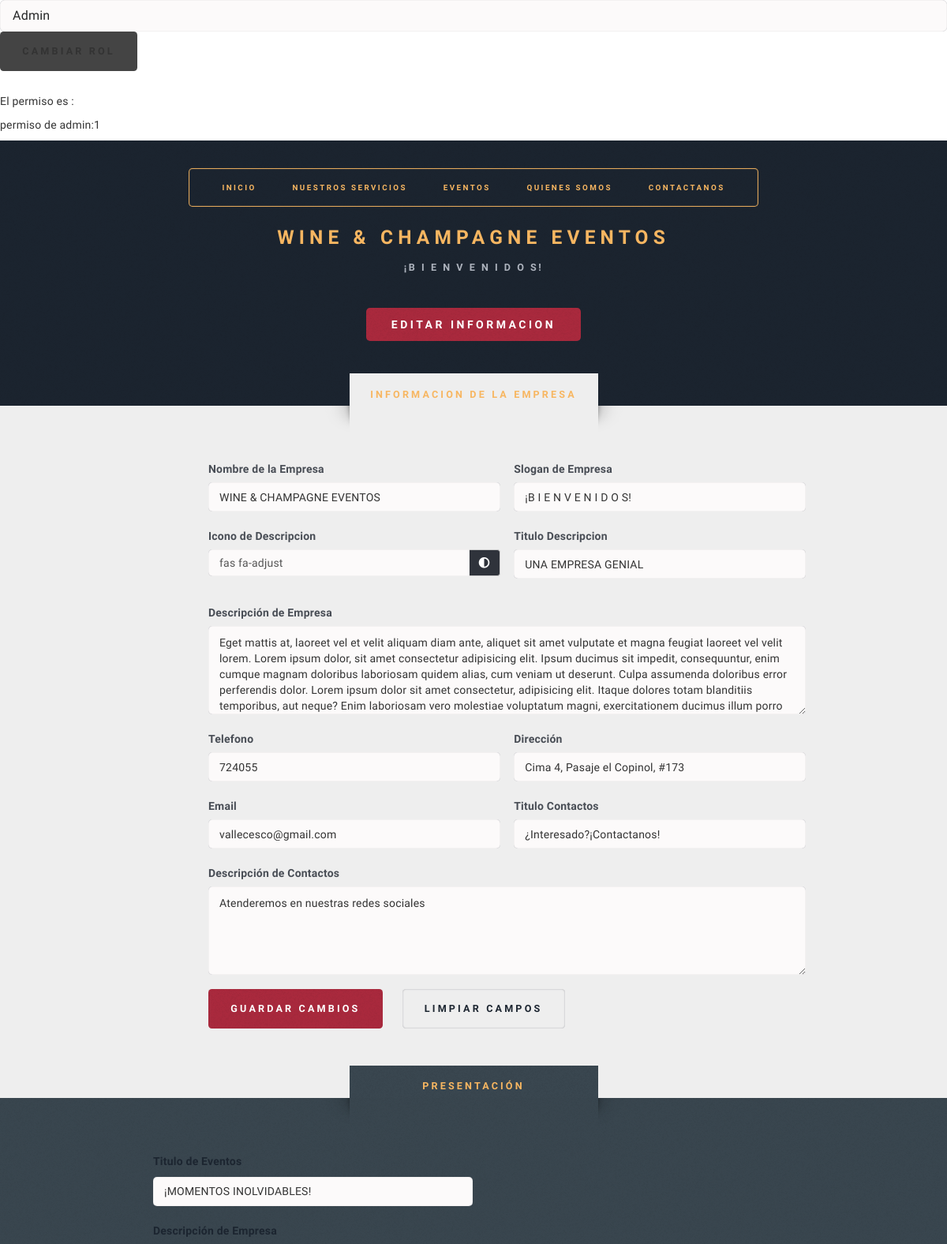
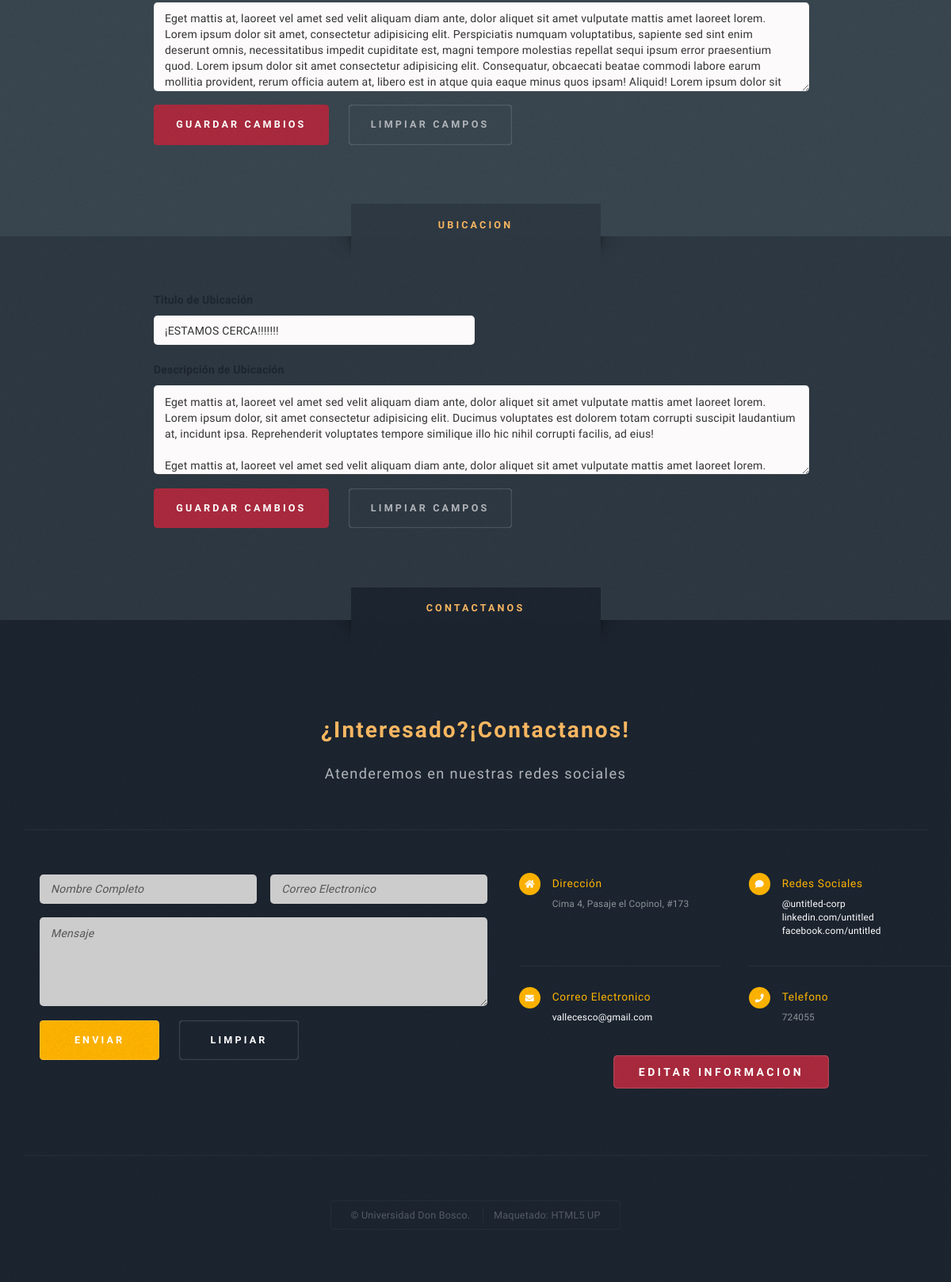
Before: /ActualizarEmpresa.php with the older database file (2 pictures, top to bottom).
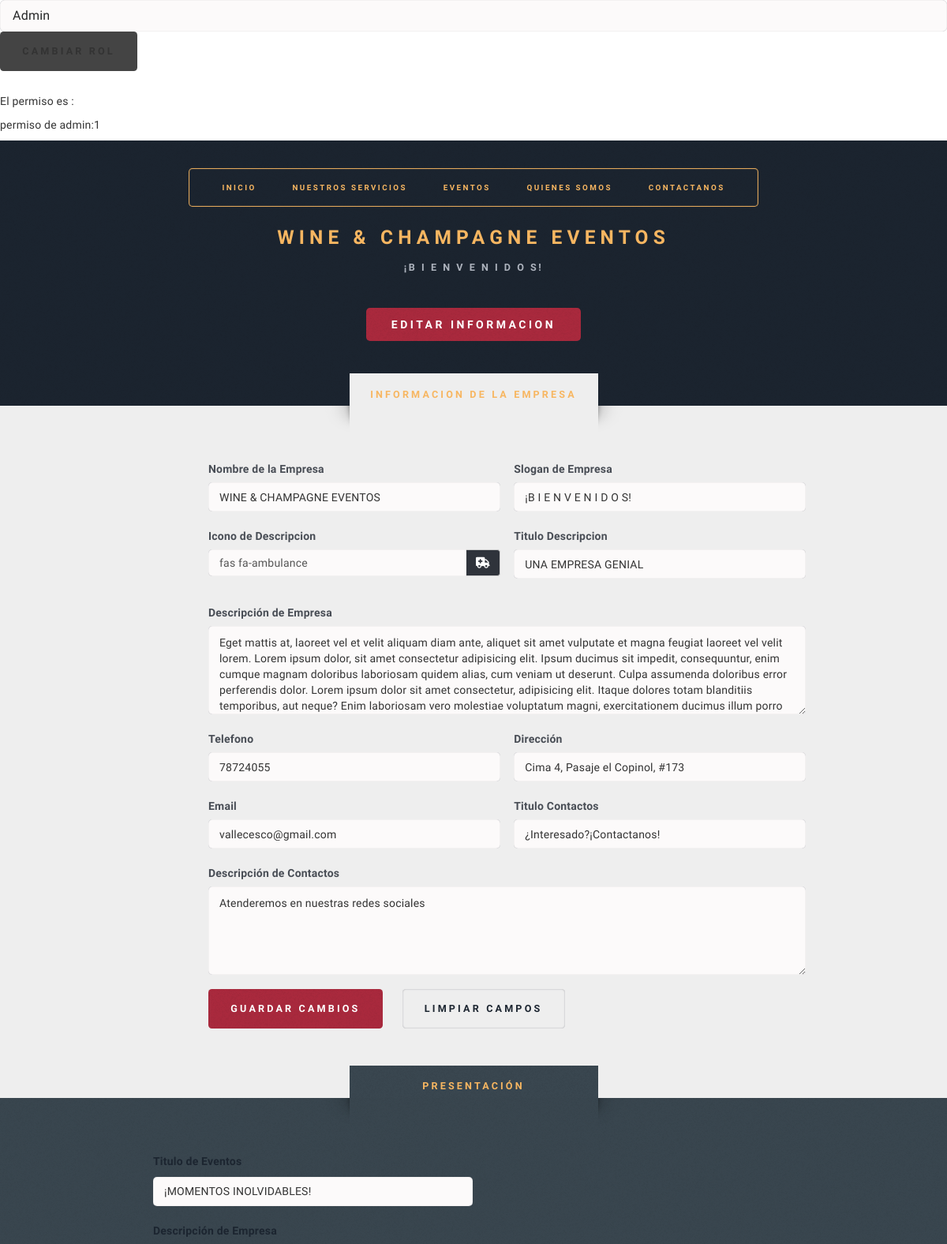
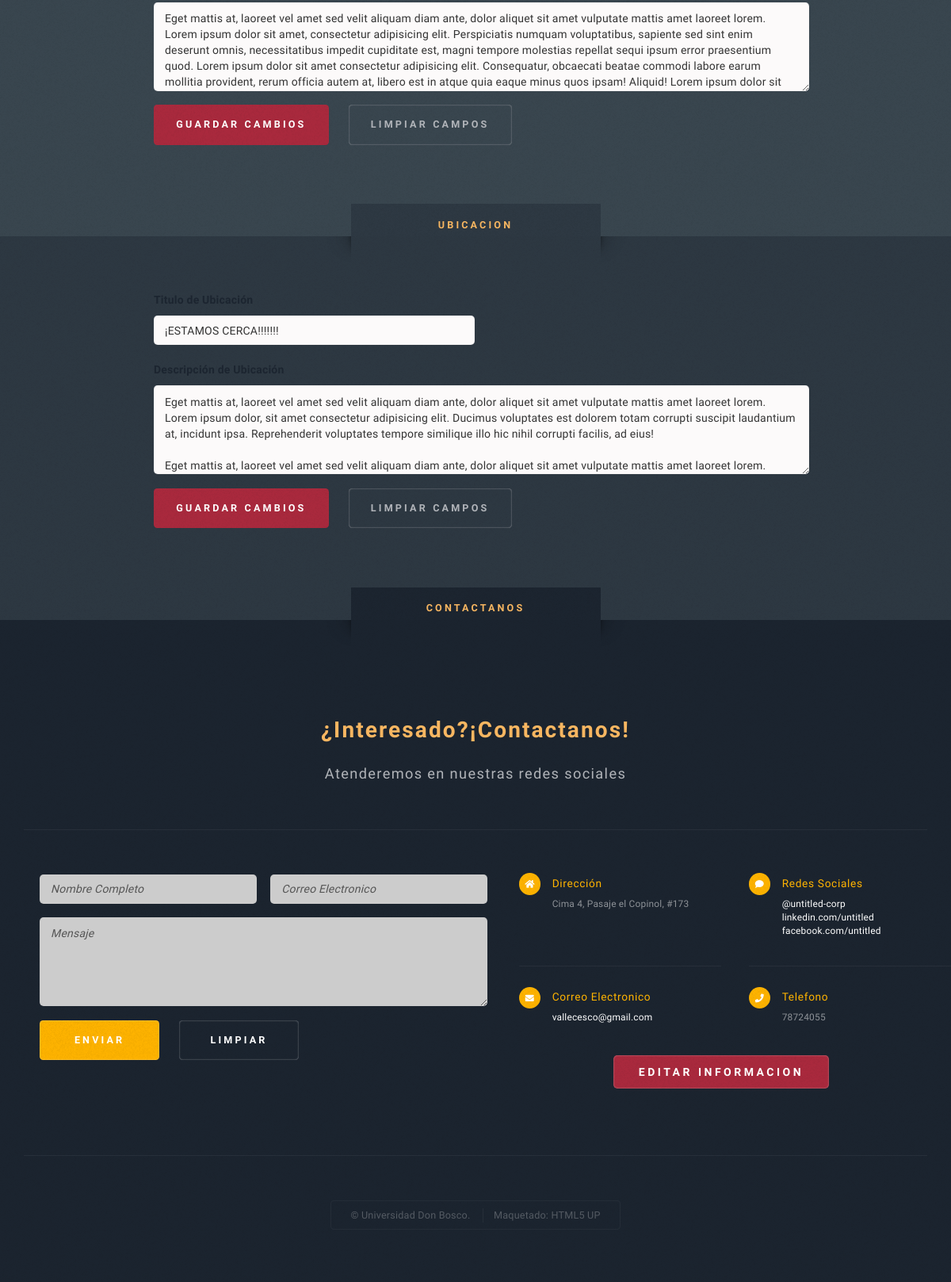
After: the same page with the newer database file (2 pictures, top to bottom).
### tables this page shows
CREATE TABLE `empresa` (
  `idEmpresa` int(11) NOT NULL,
  `Nombre` varchar(45) DEFAULT NULL,
  `TituloDescripcion` varchar(25) NOT NULL,
  `LogoDesc` varchar(150) NOT NULL,
  `Descripcion` text DEFAULT NULL,
  `EventosTitle` varchar(25) NOT NULL,
  `EventosDesc` text NOT NULL,
  `UbicTitle` varchar(25) NOT NULL,
  `UbicDesc` text NOT NULL,
  `ContactTitle` varchar(25) NOT NULL,
  `ContactDesc` text NOT NULL,
  `Slogan` varchar(100) DEFAULT NULL,
  `Telefono` varchar(8) DEFAULT NULL,
  `Direccion` varchar(100) DEFAULT NULL,
  `Email` varchar(45) DEFAULT NULL,
  `Logo_Url` longtext DEFAULT NULL
);

### class/empresa.class.php (the view, shortened to what the rows shown need)
<?php
class empresa{
    private $nombre;
    private $titulodesc;
    private $logodesc;
    private $descripcion;
    private $eventostitle;
    private $eventosdesc;
    private $ubictitle;
    private $ubicdesc;
    private $contacttitle;
    private $contactdesc;
    private $slogan;
    private $telefono;
    private $direccion;
    private $email;
    function __construct($id,$nombre,$titulodesc,$logodesc,$descripcion,$eventostitle,$eventosdesc,$ubictitle,$ubicdesc,$contacttitle,$contactdesc,$slogan,$telefono,$direccion,$email,$logURL) {
        $this->nombre=$nombre;
        $this->titulodesc=$titulodesc;
        $this->logodesc=$logodesc;
        $this->descripcion=$descripcion;
        $this->eventostitle=$eventostitle;
        $this->eventosdesc=$eventosdesc;
        $this->ubictitle=$ubictitle;
        $this->ubicdesc=$ubicdesc;
        $this->contacttitle=$contacttitle;
        $this->contactdesc=$contactdesc;
        $this->slogan=$slogan;
        $this->telefono=$telefono;
        $this->direccion=$direccion;
        $this->email=$email;
    }
    public function ShowNombre(){
        echo $this->nombre;
    }
    public function Showtitulodesc(){
        echo $this->titulodesc;
    }
    public function Showlogodesc(){
        echo $this->logodesc;
    }
    public function ShowDescripcion(){
        echo $this->descripcion;
    }
    public function Showeventostitle(){
        echo $this->eventostitle;
    }
    public function Showeventosdesc(){
        echo $this->eventosdesc;
    }
    public function Showubictitle(){
        echo $this->ubictitle;
    }
    public function Showubicdesc(){
        echo $this->ubicdesc;
    }
    public function Showcontacttitle(){
        echo $this->contacttitle;
    }
    public function Showcontactdesc(){
        echo $this->contactdesc;
    }
    public function ShowSlogan(){
        echo $this->slogan;
    }
    public function ShowTelefono(){
        echo $this->telefono;
    }
    public function ShowDireccion(){
        echo $this->direccion;
    }
    public function ShowEmail(){
        echo $this->email;
    }
}
?>

### ActualizarEmpresa.php (shortened to what the rows shown need)
<!DOCTYPE HTML>
<html>
<head>
    <link rel="stylesheet" href="assets/css/main.css" />
    <link rel="stylesheet" href="assets/css/main.css?<?php echo time() . ".0"; ?>" />
    <link href="//netdna.bootstrapcdn.com/bootstrap/3.3.7/css/bootstrap.min.css" rel="stylesheet">
    <link href="https://use.fontawesome.com/releases/v5.0.8/css/all.css" rel="stylesheet">
    <link href="dist/css/fontawesome-iconpicker.min.css?<?php echo time() . ".0"; ?>" rel="stylesheet">
</head>
<body class="no-sidebar is-preload">
    <?php
    function includeWithVariables($filePath, $variables = array(), $print = true)
    {
        $output = NULL;
        if (file_exists($filePath)) {
            $output = ob_get_clean();
        }
        if ($print) {
            print $output;
        }
        return $output;
    }
    require 'class/empresa.class.php';
    $Base = new mysqli('localhost', 'root', '', 'mydb', 3307);
    $Base->set_charset("utf8");
    $Peticion = 'SELECT * FROM `empresa`';
    $Retorno = $Base->query($Peticion);
    $fila = $Retorno->fetch_assoc();
    $empresa = new empresa(
        $fila['idEmpresa'],
        $fila['Nombre'],
        $fila['TituloDescripcion'],
        $fila['LogoDesc'],
        $fila['Descripcion'],
        $fila['EventosTitle'],
        $fila['EventosDesc'],
        $fila['UbicTitle'],
        $fila['UbicDesc'],
        $fila['ContactTitle'],
        $fila['ContactDesc'],
        $fila['Slogan'],
        $fila['Telefono'],
        $fila['Direccion'],
        $fila['Email'],
        $fila['Logo_Url']
    );
    ?>
    <div id="page-wrapper">
        <div id="main" class="wrapper style2">
            <div class="container">
                <div id="content">
                    <article class="box post">
                        <div class="feature-list">
                            <div class="row">
                                <div class="col-xs-12">
                                    <section>
                                        <form class="empresa" id="Updtempresasgen" name="Updtempresasgen" method="post" action="<?php echo $_SERVER['PHP_SELF'] ?>">
                                            <div class="row gtr-50">
                                                <div class="col-xs-12 col-md-6">
                                                    <label for="nombreEmp">Nombre de la Empresa</label>
                                                    <input class="empresa" value="<?php $empresa->ShowNombre() ?>" type="text" name="nombreEmp" id="nombreEmp" maxlength="45" placeholder="Ingrese el Nombre de la Empresa" onchange="cancel = true;" />
                                                </div>
                                                <div class="col-xs-12 col-md-6">
                                                    <label for="sloganEmp">Slogan de Empresa</label>
                                                    <input class="empresa" type="text" value="<?php $empresa->ShowSlogan() ?>" name="sloganEmp" id="sloganEmp" maxlength="100" placeholder="Ingrese el slogan de la Empresa" onchange="cancel = true;" />
                                                </div>
                                                <div class="col-md-6 col-xs-12">
                                                    <div class="row">
                                                        <div class="col-xs-12">
                                                            <div class=" form-group">
                                                                <div class="input-group">
                                                                    <input type="text" id="DescIcon" value="<?php $empresa->Showlogodesc() ?>" name="DescIcon" data-placement="bottomRight" class="form-control icp icp-auto" value="fas fa-archive" readonly style="cursor:default;" />
                                                                    <span class="input-group-addon" style="cursor:pointer;"></span>
                                                                </div>
                                                            </div>
                                                        </div>
                                                    </div>
                                                </div>
                                                <div class="col-xs-12 col-md-6">
                                                    <label for="DescTitle">Titulo Descripcion</label>
                                                    <input class="empresa" type="text" value="<?php $empresa->Showtitulodesc() ?>" name="DescTitle" id="DescTitle" maxlength="25" placeholder="Ingrese el Titulo de la Descripcion" onchange="cancel = true;" />
                                                </div>
                                                <div class="col-xs-12">
                                                    <label for="DescEmp">Descripción de Empresa</label>
                                                    <textarea class="empresa" name="DescEmp" id="DescEmp" placeholder="Ingrese la historia de la empresa" rows="4" onchange="cancel = true;"><?php $empresa->ShowDescripcion() ?></textarea>
                                                </div>
                                                <div class="col-xs-12 col-md-6">
                                                    <label for="telefono">Telefono</label>
                                                    <input class="empresa" value="<?php $empresa->ShowTelefono() ?>" type="text" name="telefono" id="nombreEmp" maxlength="6" placeholder="Ingrese el Número telefonico" onchange="cancel = true;" />
                                                </div>
                                                <div class="col-xs-12 col-md-6">
                                                    <label for="direccion">Dirección</label>
                                                    <input class="empresa" type="text" value="<?php $empresa->ShowDireccion() ?>" name="direccion" id="direccion" maxlength="100" placeholder="Ingrese el slogan de la Empresa" onchange="cancel = true;" />
                                                </div>
                                                <div class="col-xs-12 col-md-6">
                                                    <label for="email">Email</label>
                                                    <input class="empresa" type="text" value="<?php $empresa->ShowEmail() ?>" name="email" id="email" maxlength="100" placeholder="Ingrese el slogan de la Empresa" onchange="cancel = true;" />
                                                </div>
                                                <div class="col-xs-12 col-md-6">
                                                    <label for="TitleContact">Titulo Contactos</label>
                                                    <input class="empresa" type="text" value="<?php $empresa->Showcontacttitle() ?>" name="TitleContact" id="TitleContact" maxlength="25" placeholder="Ingrese el Titulo de los Contactos" onchange="cancel = true;" />
                                                </div>
                                                <div class="col-xs-12">
                                                    <label for="DescContact">Descripción de Contactos</label>
                                                    <textarea class="empresa" name="DescContact" id="DescContact" placeholder="Ingrese la descripcion de los Contactos" rows="4" onchange="cancel = true;"><?php $empresa->Showcontactdesc() ?></textarea>
                                                </div>
                                            </div>
                                        </form>
                                    </section>
                                </div>
                            </div>
                        </div>
                    </article>
                </div>
            </div>
        </div>
        <section id="highlights" class="wrapper style3">
            <div class="container">
                <article class="box post">
                    <div class="feature-list">
                        <form class="empresa" id="Updtempresashigh" name="Updtempresashigh" method="post" action="<?php echo $_SERVER['PHP_SELF'] ?>">
                            <div class="row gtr-50">
                                <div class="col-xs-12 col-md-6">
                                    <label for="titleEvent">
                                        <p class="descrip">Titulo de Eventos</p>
                                    </label>
                                    <input class="empresa" value="<?php $empresa->Showeventostitle() ?>" type="text" name="titleEvent" id="titleEvent" maxlength="25" placeholder="Ingrese el Titulo" onchange="cancel = true;" />
                                </div>
                                    <div class="col-xs-12">
                                                    <label for="descEvent"><p class="descrip">Descripción de Empresa</p></label>
                                                    <textarea class="empresa" name="descEvent" id="descEvent" placeholder="Ingrese la descripción" rows="4" onchange="cancel = true;"><?php $empresa->Showeventosdesc() ?></textarea>
                                                </div>
                            </div>
                        </form>
                    </div>
                </article>
            </div>
        </section>
        <section id="highlights" class="wrapper style4">
            <div class="container">
                <article class="box post">
                    <div class="feature-list">
                        <form class="empresa" id="UpdtempresasUbic" name="UpdtempresasUbic" method="post" action="<?php echo $_SERVER['PHP_SELF'] ?>">
                            <div class="row gtr-50">
                                <div class="col-xs-12 col-md-6">
                                    <label for="titleContact">
                                        <p class="descrip">Titulo de Ubicación</p>
                                    </label>
                                    <input class="empresa" value="<?php $empresa->Showubictitle() ?>" type="text" name="titleUbic" id="titleUbic" maxlength="25" placeholder="Ingrese el Titulo" onchange="cancel = true;" />
                                </div>
                                    <div class="col-xs-12">
                                                    <label for="descUbi"><p class="descrip">Descripción de Ubicación</p></label>
                                                    <textarea class="empresa" name="descUbi" id="descUbi" placeholder="Ingrese la descripción" rows="4" onchange="cancel = true;"><?php $empresa->Showubicdesc() ?></textarea>
                                                </div>
                            </div>
                        </form>
                    </div>
                </article>
            </div>
        </section>
    </div>
</body>
</html>

Changed rows visible on the page:
changed empresa "¿Interesado?¡Contactanos!": DescIcon "fas fa-adjust" → "fas fa-ambulance"; telefono "724055" → "78724055"; Telefono "724055" → "78724055"
